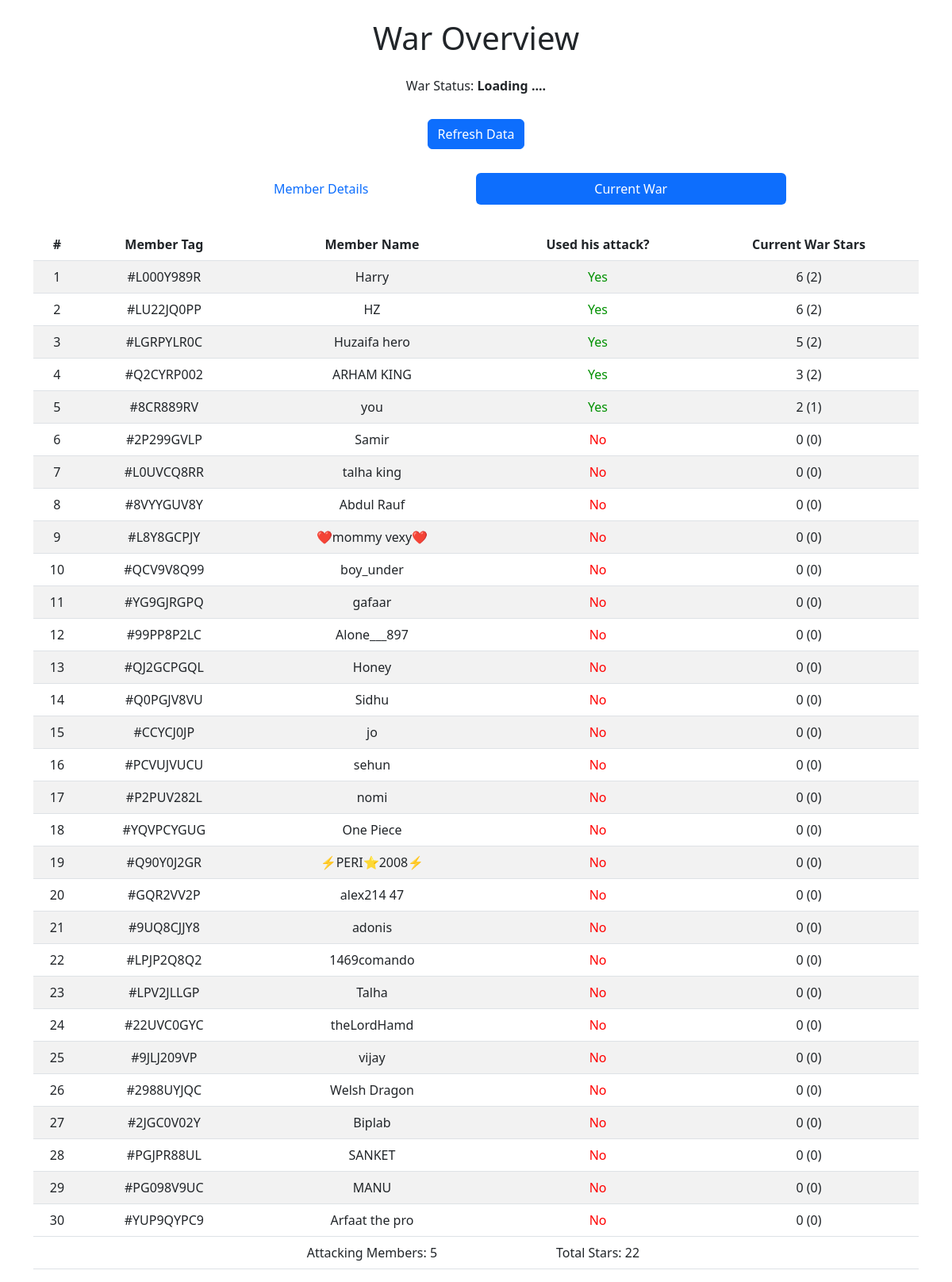
/clan/current_war_details/, run on the app's committed database.
### clan/models.py (models this page shows)
class ClanMembers(models.Model):
    member_tag = models.CharField(max_length=50)
    member_name = models.CharField(max_length=50)
    trophies = models.IntegerField()
    tracked_stars = models.IntegerField(default=0)
    attacked_in_current_war = models.BooleanField(default=False)
    stars_in_current_war = models.IntegerField(default=0)
    participating_in_current_war = models.BooleanField(default=False)
    attacks_used = models.IntegerField(default=0)
    total_war_attacks = models.IntegerField(default=0)

### clan/views.py (the view)
# urls.py: path('current_war_details/', views.current_war, name='current_war_details'),
def current_war(request):
    members = ClanMembers.objects.filter(participating_in_current_war=True).order_by('-stars_in_current_war')
    total_stars = 0
    attacking_members = 0
    for member in members:
        total_stars += member.stars_in_current_war
        if member.attacked_in_current_war:
            attacking_members += 1
    context = {
        'total_stars': total_stars,
        'attacking_members': attacking_members,
        'members': members,
        'status': status
    }
    return render(request, 'clan/current_war_details.html', context)

### clan/templates/clan/current_war_details.html (shortened to what this page needs)
{% load static %}
<!DOCTYPE html>
<html lang="en">
<head>
    <link href="https://cdn.jsdelivr.net/npm/bootstrap@5.2.3/dist/css/bootstrap.min.css" rel="stylesheet">
</head>
<body>
    <div class="container">
        <h1 class="my-4 text-center">War Overview</h1>
        <p class="text-center">War Status:
            <strong>
                {{status}}
            </strong>
        </p>
        <div class="button-container">
            <a href="{% url 'refresh_stars' %}" class="btn btn-primary">Refresh Data</a>
        </div>
        <div class="tab-container">
            <ul class="nav nav-pills nav-justified">
                <li class="nav-item">
                    <a class="nav-link" href="{% url 'clan_members_page' %}">Member Details</a>
                  </li>
                  <li class="nav-item">
                    <a class="nav-link active" href="{% url 'current_war_details' %}">Current War</a>
                  </li>
            </ul>
        </div>
        <table class="table table-striped table-hover">
            <thead class="thead-dark">
                <tr>
                    <th>#</th>
                    <th scope="col">Member Tag</th>
                    <th scope="col">Member Name</th>
                    <th scope="col">Used his attack?</th>
                    <th scope="col">Current War Stars</th>
                </tr>
            </thead>
            <tbody>
                {% for member in members %}
                <tr>
                    <td>{{ forloop.counter }}</td>
                    <td>{{ member.member_tag }}</td>
                    <td>{{ member.member_name }}</td>
                    {% if member.attacked_in_current_war %}
                        <td class="attacked">Yes</td>
                    {% else %}
                        <td class="not-attacked">No</td>
                    {% endif %}
                    <td>{{ member.stars_in_current_war }} ({{ member.attacks_used }})</td>
                </tr>
                {% endfor %}
            </tbody>
            <tfoot class="tfooter">
                <tr>
                    <td></td>
                    <td></td>
                    <td>Attacking Members: {{ attacking_members }}</td>
                    <td>Total Stars: {{ total_stars }}</td>
                   <td></td>
                </tr>
            </tfoot>
        </table>
    </div>
</body>
</html>

### clan/templates/clan/current_war_details.html (style rules this page uses)
.button-container { display: flex; width: 100%; justify-content: center; margin-top: 30px; margin-bottom: 30px; }
table { text-align: center; }
.tfooter { text-align: center; }
.attacked { font-weight: 400; color: #009000 !important; }
.not-attacked { font-weight: 400; color: #ff0000 !important; }
.tab-container { margin: 30px auto; width: 70%; }

### data on the page
ClanMembers: member_tag "#L000Y989R", member_name "Harry", attacked_in_current_war "Yes", stars_in_current_war "6", attacks_used "2"
ClanMembers: member_tag "#LU22JQ0PP", member_name "HZ", attacked_in_current_war "Yes", stars_in_current_war "6", attacks_used "2"
ClanMembers: member_tag "#LGRPYLR0C", member_name "Huzaifa hero", attacked_in_current_war "Yes", stars_in_current_war "5", attacks_used "2"
ClanMembers: member_tag "#Q2CYRP002", member_name "ARHAM KING", attacked_in_current_war "Yes", stars_in_current_war "3", attacks_used "2"
ClanMembers: member_tag "#8CR889RV", member_name "you", attacked_in_current_war "Yes", stars_in_current_war "2", attacks_used "1"
ClanMembers: member_tag "#2P299GVLP", member_name "Samir", attacked_in_current_war "No", stars_in_current_war "0", attacks_used "0"
ClanMembers: member_tag "#L0UVCQ8RR", member_name "talha king", attacked_in_current_war "No", stars_in_current_war "0", attacks_used "0"
ClanMembers: member_tag "#8VYYGUV8Y", member_name "Abdul Rauf", attacked_in_current_war "No", stars_in_current_war "0", attacks_used "0"
ClanMembers: member_tag "#L8Y8GCPJY", member_name "❤️mommy vexy❤️", attacked_in_current_war "No", stars_in_current_war "0", attacks_used "0"
ClanMembers: member_tag "#QCV9V8Q99", member_name "boy_under", attacked_in_current_war "No", stars_in_current_war "0", attacks_used "0"
ClanMembers: member_tag "#YG9GJRGPQ", member_name "gafaar", attacked_in_current_war "No", stars_in_current_war "0", attacks_used "0"
ClanMembers: member_tag "#99PP8P2LC", member_name "Alone___897", attacked_in_current_war "No", stars_in_current_war "0", attacks_used "0"
ClanMembers: member_tag "#QJ2GCPGQL", member_name "Honey", attacked_in_current_war "No", stars_in_current_war "0", attacks_used "0"
ClanMembers: member_tag "#Q0PGJV8VU", member_name "Sidhu", attacked_in_current_war "No", stars_in_current_war "0", attacks_used "0"
ClanMembers: member_tag "#CCYCJ0JP", member_name "jo", attacked_in_current_war "No", stars_in_current_war "0", attacks_used "0"
ClanMembers: member_tag "#PCVUJVUCU", member_name "sehun", attacked_in_current_war "No", stars_in_current_war "0", attacks_used "0"
ClanMembers: member_tag "#P2PUV282L", member_name "nomi", attacked_in_current_war "No", stars_in_current_war "0", attacks_used "0"
ClanMembers: member_tag "#YQVPCYGUG", member_name "One Piece", attacked_in_current_war "No", stars_in_current_war "0", attacks_used "0"
ClanMembers: member_tag "#Q90Y0J2GR", member_name "⚡PERI⭐2008⚡", attacked_in_current_war "No", stars_in_current_war "0", attacks_used "0"
ClanMembers: member_tag "#GQR2VV2P", member_name "alex214 47", attacked_in_current_war "No", stars_in_current_war "0", attacks_used "0"
ClanMembers: member_tag "#9UQ8CJJY8", member_name "adonis", attacked_in_current_war "No", stars_in_current_war "0", attacks_used "0"
ClanMembers: member_tag "#LPJP2Q8Q2", member_name "1469comando", attacked_in_current_war "No", stars_in_current_war "0", attacks_used "0"
ClanMembers: member_tag "#LPV2JLLGP", member_name "Talha", attacked_in_current_war "No", stars_in_current_war "0", attacks_used "0"
ClanMembers: member_tag "#22UVC0GYC", member_name "theLordHamd", attacked_in_current_war "No", stars_in_current_war "0", attacks_used "0"
ClanMembers: member_tag "#9JLJ209VP", member_name "vijay", attacked_in_current_war "No", stars_in_current_war "0", attacks_used "0"
ClanMembers: member_tag "#2988UYJQC", member_name "Welsh Dragon", attacked_in_current_war "No", stars_in_current_war "0", attacks_used "0"
ClanMembers: member_tag "#2JGC0V02Y", member_name "Biplab", attacked_in_current_war "No", stars_in_current_war "0", attacks_used "0"
ClanMembers: member_tag "#PGJPR88UL", member_name "SANKET", attacked_in_current_war "No", stars_in_current_war "0", attacks_used "0"
ClanMembers: member_tag "#PG098V9UC", member_name "MANU", attacked_in_current_war "No", stars_in_current_war "0", attacks_used "0"
ClanMembers: member_tag "#YUP9QYPC9", member_name "Arfaat the pro", attacked_in_current_war "No", stars_in_current_war "0", attacks_used "0"

### other printed values
{{ status }} "Loading ...."
{{ attacking_members }} "5"
{{ total_stars }} "22"
